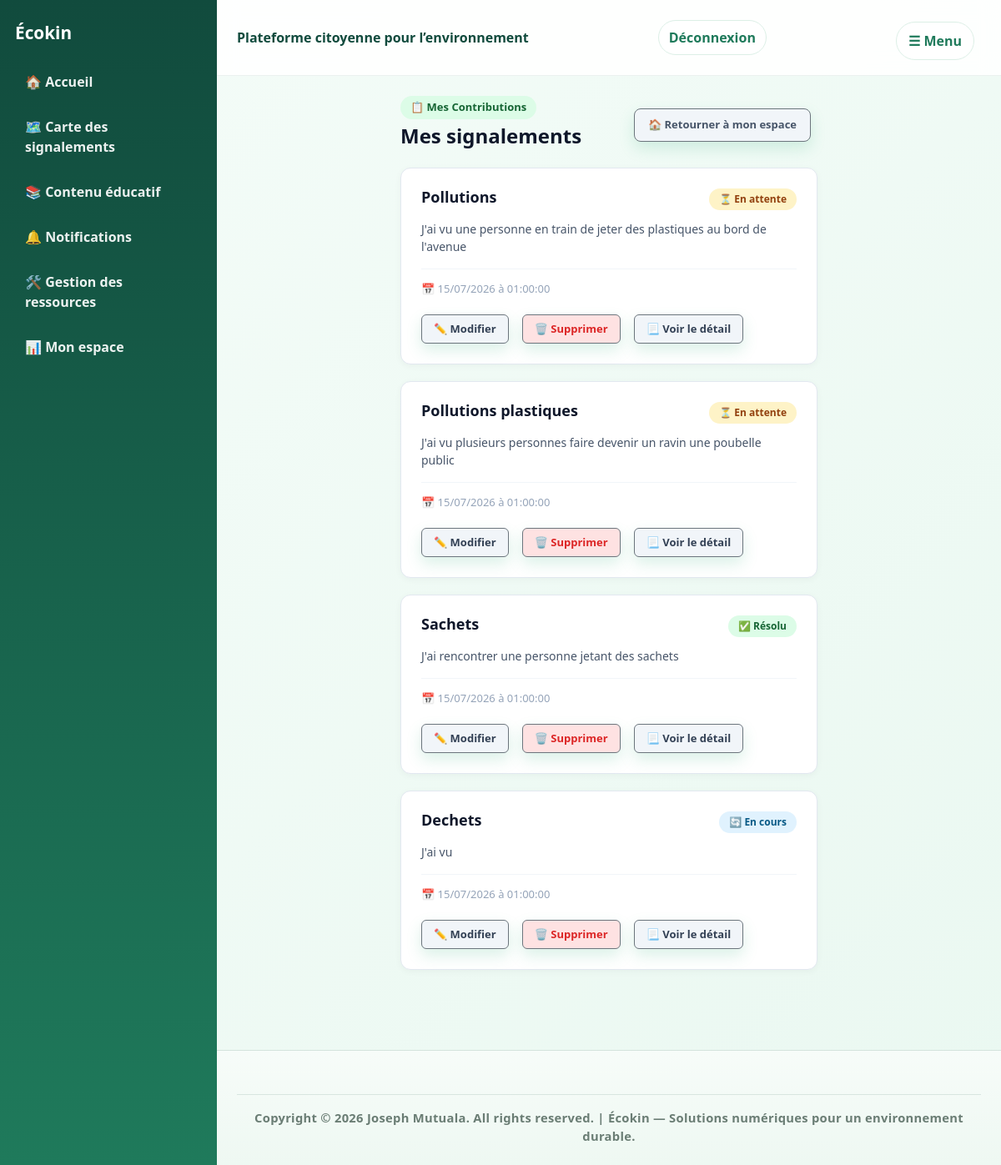
The page /signalements/liste (signed in) on the database its author committed.
### signalements/models.py (models this page shows, shortened)
class Signalements(models.Model):
    STATUT_CHOICES = [
        ('en_attente', 'En attente'),
        ('en_cours', 'En cours'),
        ('resolu', 'Résolu'),
        ('rejete', 'Rejeté'),
    ]
    titre = models.CharField(max_length=200, help_text="Entrez le titre du signalement")
    description = models.TextField()
    photo = models.ImageField(upload_to = 'signalements/', blank=True, null=True)
    latitude = models.DecimalField(max_digits= 9, decimal_places= 6)
    longitude = models.DecimalField(max_digits= 9, decimal_places= 6)
    statut = models.CharField(max_length=20, choices=STATUT_CHOICES, default='en_attente')
    date_creation = models.DateTimeField(auto_now_add= True)
    analyse_ia = models.TextField(blank=True, null=True)
    utilisateur = models.ForeignKey(settings.AUTH_USER_MODEL, on_delete=models.CASCADE, related_name = 'signalements')

### signalements/views.py (the view)
# urls.py: path('liste', views.liste_signalements, name='liste'),
@login_required
def liste_signalements(request):
    signalements= Signalements.objects.filter(utilisateur=request.user)
    return render (request, 'signalements/liste_signalements.html' ,{'signalements': signalements}
    )

### templates/signalements/liste_signalements.html (shortened to what this page needs)
{% extends 'base.html' %}
{% block content %}
<div style="max-width: 500px; margin: 0 auto; padding-bottom: 40px;">
    <div style="display: flex; align-items: center; justify-content: space-between; margin-bottom: 24px; flex-wrap: wrap; gap: 12px;">
        <div>
            <span class="pill" style="display: inline-flex; align-items: center; gap: 6px; background: #dcfce7; color: #166534; padding: 4px 12px; border-radius: 20px; font-size: 13px; font-weight: 600; margin-bottom: 6px;">
                📋 Mes Contributions
            </span>
            <h1 style="margin: 0; font-size: 24px; font-weight: 800; color: #0f172a;">Mes signalements</h1>
        </div>
        <a href="{% url 'aller_a_mon_espace' %}" class="btn btn-secondary" style="padding: 9px 16px; font-size: 13px; font-weight: 600; text-decoration: none; background: #f1f5f9; color: #475569; border-radius: 8px; display: inline-flex; align-items: center; gap: 6px;">
            🏠 Retourner à mon espace
        </a>
    </div>
    {% if signalements %}
        <div style="display: flex; flex-direction: column; gap: 20px;">
            {% for signalement in signalements %}
                <div class="card" style="padding: 24px; background: #ffffff; border-radius: 12px; border: 1px solid #e2e8f0; box-shadow: 0 2px 8px rgba(0,0,0,0.04);">
                    <div style="display: flex; justify-content: space-between; align-items: flex-start; gap: 12px; margin-bottom: 12px; flex-wrap: wrap;">
                        <h2 style="margin: 0; font-size: 18px; font-weight: 700; color: #0f172a;">
                            {{ signalement.titre }}
                        </h2>
                        {% if signalement.statut == 'en_attente' or signalement.statut == 'EN_ATTENTE' %}
                            <span style="background: #fef3c7; color: #92400e; padding: 4px 12px; border-radius: 20px; font-size: 12px; font-weight: 600;">
                                ⏳ {{ signalement.get_statut_display|default:signalement.statut }}
                            </span>
                        {% elif signalement.statut == 'en_cours' or signalement.statut == 'EN_COURS' %}
                            <span style="background: #e0f2fe; color: #075985; padding: 4px 12px; border-radius: 20px; font-size: 12px; font-weight: 600;">
                                🔄 {{ signalement.get_statut_display|default:signalement.statut }}
                            </span>
                        {% elif signalement.statut == 'resolu' or signalement.statut == 'RESOLU' %}
                            <span style="background: #dcfce7; color: #166534; padding: 4px 12px; border-radius: 20px; font-size: 12px; font-weight: 600;">
                                ✅ {{ signalement.get_statut_display|default:signalement.statut }}
                            </span>
                        {% else %}
                            <span style="background: #fee2e2; color: #991b1b; padding: 4px 12px; border-radius: 20px; font-size: 12px; font-weight: 600;">
                                ❌ {{ signalement.get_statut_display|default:signalement.statut }}
                            </span>
                        {% endif %}
                    </div>
                    <p style="color: #475569; font-size: 14px; line-height: 1.5; margin: 0 0 16px 0;">
                        {{ signalement.description }}
                    </p>
                    <div style="display: flex; justify-content: space-between; align-items: center; border-top: 1px solid #f1f5f9; padding-top: 14px; flex-wrap: wrap; gap: 12px;">
                        <span style="color: #94a3b8; font-size: 13px;">
                            📅 {{ signalement.date_creation|date:"d/m/Y \à H:i:s" }}
                        </span>
                        <div style="display: flex; gap: 8px;">
                            <a href="{% url 'modifier_signalements' signalement.pk %}" class="btn btn-secondary" style="padding: 7px 14px; font-size: 13px; font-weight: 600; text-decoration: none; background: #f1f5f9; color: #334155; border-radius: 6px;">
                                ✏️ Modifier
                            </a>
                            <a href="{% url 'supprimer_signalements' signalement.pk %}" class="btn btn-secondary" style="padding: 7px 14px; font-size: 13px; font-weight: 600; text-decoration: none; background: #fee2e2; color: #dc2626; border-radius: 6px;">
                                🗑️ Supprimer
                            </a>
                            <a href="{% url 'detail_signalements' signalement.pk %}" class="btn btn-secondary" style="padding: 7px 14px; font-size: 13px; font-weight: 600; text-decoration: none; background: #f1f5f9; color: #334155; border-radius: 6px;">
                                📃 Voir le détail
                            </a>
                        </div>
                    </div>
                </div>
            {% endfor %}
        </div>
    {% endif %}
</div>
{% endblock %}

### templates/base.html (style rules this page uses)
:root { --green-900: #114b3d; --green-700: #1f7a5b; --green-500: #36b37e; --green-100: #eaf8f1; --text: #163126; --muted: #5f786d; --card: #ffffff; --shadow: 0 16px 35px rgba(17, 75, 61, 0.12); }
* { box-sizing: border-box; }
body { margin: 0; font-family: "Segoe UI", Arial, sans-serif; color: var(--text); background: linear-gradient(135deg, #f4fcf8 0%, #eaf8f1 100%); }
a { text-decoration: none; color: inherit; }
.card { background: var(--card); border-radius: 18px; padding: 20px; box-shadow: var(--shadow); }
.btn { display: inline-block; padding: 10px 14px; border-radius: 999px; background: var(--green-500); color: white; font-weight: 700; margin-right: 8px; margin-top: 8px; transition: all 0.2s ease; box-shadow: 0 8px 18px rgba(54, 179, 126, 0.18); }
.pill { display: inline-flex; align-items: center; gap: 6px; padding: 6px 10px; background: var(--green-100); color: var(--green-700); border-radius: 999px; font-size: 0.9rem; font-weight: 700; }
.card { width: 100%; box-sizing: border-box; }

### rows shown on the page
Signalements: titre "Pollutions", statut "En attente", description "J'ai vu une personne en train de jeter des plastiques au bord de l'avenue", date_creation "15/07/2026 à 01:00:00"
Signalements: titre "Pollutions plastiques", statut "En attente", description "J'ai vu plusieurs personnes faire devenir un ravin une poubelle public", date_creation "15/07/2026 à 01:00:00"
Signalements: titre "Sachets", statut "Résolu", description "J'ai rencontrer une personne jetant des sachets", date_creation "15/07/2026 à 01:00:00"
Signalements: titre "Dechets", statut "En cours", description "J'ai vu", date_creation "15/07/2026 à 01:00:00"
